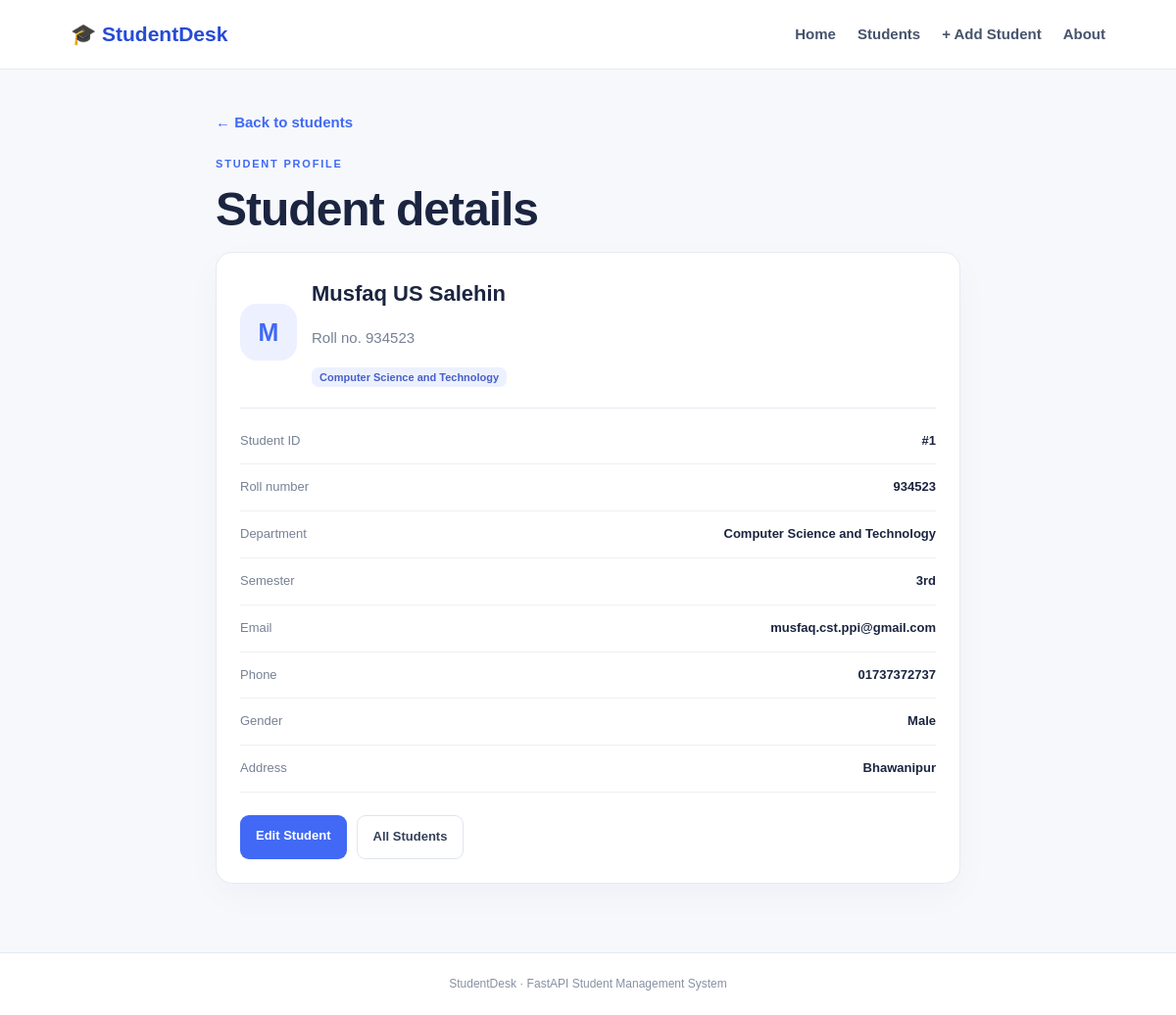
Screenshot of /students/1 with the database file from the repository.
### Model.py (models this page shows)
class Student(Base):
    __tablename__ = "students"
    id = Column(Integer, primary_key=True, index=True)
    roll_no = Column(String(30), unique=True, nullable=False, index=True)
    name = Column(String(120), nullable=False, index=True)
    department = Column(String(100), nullable=False)
    semester = Column(String(30), nullable=False)
    email = Column(String(150), unique=True, nullable=False, index=True)
    phone = Column(String(30), nullable=True)
    gender = Column(String(30), nullable=True)
    address = Column(String(300), nullable=True)

### Main.py (the view)
@app.get("/students/{student_id}",response_class=HTMLResponse)
def student_detail(request:Request,student_id:int,db:Session=Depends(get_db)):
    return templates.TemplateResponse(request=request,name="student_detail.html",context={"student":Service.find_student(db,student_id)})

### templates/student_detail.html
{% extends "base.html" %}{% block title %}{{ student.name }} | StudentDesk{% endblock %}{% block content %}<div class="narrow"><a class="back" href="/students">← Back to students</a><p class="eyebrow">STUDENT PROFILE</p><h1>Student details</h1><section class="profile"><div class="profile-head"><div class="avatar">{{ student.name[:1]|upper }}</div><div><h2>{{ student.name }}</h2><p class="muted">Roll no. {{ student.roll_no }}</p><span class="pill">{{ student.department }}</span></div></div><dl><div><dt>Student ID</dt><dd>#{{ student.id }}</dd></div><div><dt>Roll number</dt><dd>{{ student.roll_no }}</dd></div><div><dt>Department</dt><dd>{{ student.department }}</dd></div><div><dt>Semester</dt><dd>{{ student.semester }}</dd></div><div><dt>Email</dt><dd>{{ student.email }}</dd></div><div><dt>Phone</dt><dd>{{ student.phone or 'Not provided' }}</dd></div><div><dt>Gender</dt><dd>{{ student.gender or 'Not provided' }}</dd></div><div><dt>Address</dt><dd>{{ student.address or 'Not provided' }}</dd></div></dl><div class="actions"><a class="btn primary" href="/students/{{ student.id }}/edit">Edit Student</a><a class="btn secondary" href="/students">All Students</a></div></section></div>{% endblock %}

### templates/base.html (shortened to what this page needs)
<!doctype html><html lang="en"><head><link rel="stylesheet" href="{{ url_for('static',path='/css/style.css') }}"></head><body><header class="header"><a class="brand" href="/">🎓 StudentDesk</a><nav><a href="/">Home</a><a href="/students">Students</a><a href="/students/new">+ Add Student</a><a href="/about">About</a></nav></header><main class="container">{% block content %}{% endblock %}</main><footer>StudentDesk · FastAPI Student Management System</footer></body></html>

### static/css/style.css (style rules this page uses)
* { box-sizing:border-box }
body { margin:0;background:#f6f8fc;color:#1b2540;font:15px/1.6 Arial,sans-serif }
.header { display:flex;align-items:center;justify-content:space-between;padding:18px 6%;background:white;border-bottom:1px solid #e5eaf2 }
.brand { font-weight:800;font-size:21px;color:#254bd7;text-decoration:none }
.header nav { display:flex;gap:22px;flex-wrap:wrap }
.header nav a { color:#46536d;text-decoration:none;font-weight:600 }
.container { width:min(1120px,90%);margin:auto;padding:42px 0 70px;min-height:calc(100vh - 140px) }
footer { text-align:center;padding:22px;background:white;border-top:1px solid #e5eaf2;color:#8791a4;font-size:12px }
.eyebrow { font-size:11px;letter-spacing:1.8px;font-weight:800;color:#4169f5;margin:0 0 10px }
h1 { font-size:clamp(32px,4vw,48px);line-height:1.15;letter-spacing:-1px;margin:0 0 16px }
h2 { margin:0;font-size:23px }
.lead,.muted { color:#778196 }
.stats,.form-card,.profile,.feature-grid article { background:white;border:1px solid #e5eaf2;border-radius:17px;padding:24px;box-shadow:0 12px 35px #18223808 }
.actions { display:flex;gap:10px;flex-wrap:wrap;margin-top:23px }
.btn { display:inline-block;padding:11px 16px;border-radius:9px;text-decoration:none;font-weight:700;font-size:13px;border:0;cursor:pointer }
.primary { background:#4169f5;color:white }
.secondary { background:white;color:#35415a;border:1px solid #dfe5ef }
.pill { background:#edf1ff;color:#465fc8;padding:4px 8px;border-radius:7px;font-size:11px;font-weight:700 }
.narrow { max-width:760px;margin:auto }
.back { display:inline-block;margin-bottom:22px;color:#4169f5;text-decoration:none;font-weight:700 }
.profile-head { display:flex;align-items:center;gap:15px;padding-bottom:20px;border-bottom:1px solid #e5eaf2 }
.profile-head h2 { font-size:22px }
.avatar { display:grid;place-items:center;background:#edf1ff;color:#4169f5;width:58px;height:58px;border-radius:17px;font-size:25px;font-weight:800 }
dl { margin:10px 0 }
dl div { display:flex;justify-content:space-between;gap:18px;padding:13px 0;border-bottom:1px solid #edf0f5 }
dt { color:#778196;font-size:13px }
dd { margin:0;text-align:right;font-weight:700;font-size:13px;overflow-wrap:anywhere }

### rows the page displays
Student: name "M", name "Musfaq US Salehin", roll_no "934523", department "Computer Science and Technology", id "1", semester "3rd", email "musfaq.cst.ppi@gmail.com", phone "01737372737", gender "Male", address "Bhawanipur"
